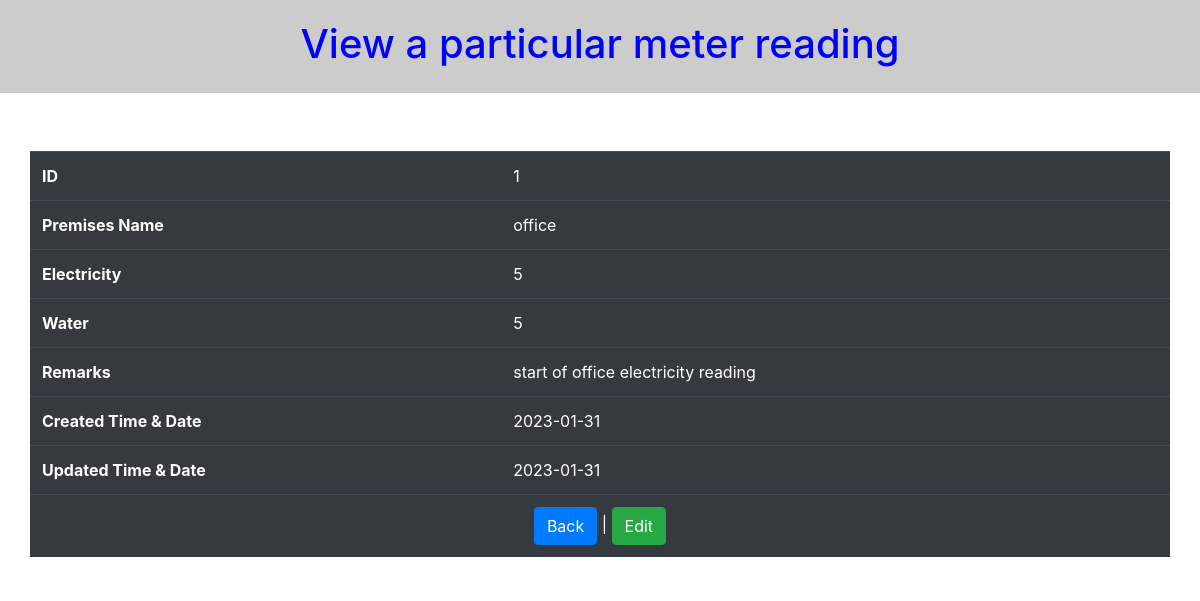
Page /view.php?id=1 on the committed database.
### tables this page shows
CREATE TABLE `readings` (
  `id` int(11) NOT NULL,
  `date` date NOT NULL DEFAULT current_timestamp(),
  `premises_id` int(11) NOT NULL,
  `electricity` double NOT NULL,
  `water` double NOT NULL,
  `remarks` varchar(255) DEFAULT NULL
);

CREATE TABLE `premises` (
  `id` int(11) NOT NULL,
  `premises_name` varchar(50) NOT NULL,
  `meter_info` varchar(50) NOT NULL,
  `remarks` varchar(255) NOT NULL
);

### Connection.php (called while the page is built, shortened)
<?php
class Connection
{
    private $servername='localhost';
    private $username='root';
    private $password='';
    private $dbname='mydb';
    private $mysqli='';
    public function __construct(){
        $this->mysqli = new mysqli($this->servername,$this->username,$this->password,$this->dbname);
    }
    public function select($table,$rows="*",$where = null){
        if ($where != null) {
            $sql="SELECT $rows FROM $table WHERE $where";
        }else{
            $sql="SELECT $rows FROM $table";
        }
        $this->sql = $result = $this->mysqli->query($sql);
    }
}
?>

### view.php (the view, shortened to what this page needs)
<!DOCTYPE html>
<html dir="ltr" lang="en-US">
<head>
    <link rel="stylesheet" href="https://cdnjs.cloudflare.com/ajax/libs/twitter-bootstrap/4.5.3/css/bootstrap.min.css" />
</head>
<body class="stretched">
    <div class="col-md-12 hed">
        <center>
        <h1>View a particular meter reading</h1>
        </center>
    </div>
    <section id="content">
        <div class="content-wrap">
            <div class="container clearfix">
                <div class="row">
                    <div class="col-md-12 p-0">
                        <table class="table table-dark">
                            <?php
                                include 'Connection.php';
                                $id = $_GET['id'];
                                $b = new Connection();
                                $b->select("premises p,readings r","*","r.id='$id'");
                                $result = $b->sql;
                                $row = mysqli_fetch_assoc($result);
                             ?>
                          <tbody>
                                <tr>
                                    <th>ID</th>
                                    <td><?php echo $row['id']; ?></td>
                                </tr>
                                <tr>
                                    <th>Premises Name</th>
                                    <td><?php echo $row['premises_name']; ?></td>
                                </tr>
                                <tr>
                                    <th>Electricity</th>
                                    <td><?php echo $row['electricity']; ?></td>
                                </tr>
                                <tr>
                                    <th>Water</th>
                                    <td><?php echo $row['water']; ?></td>
                                </tr>
                                <tr>
                                    <th>Remarks</th>
                                    <td><?php echo $row['remarks']; ?></td>
                                </tr>
                                <tr>
                                    <th>Created Time & Date</th>
                                    <td><?php echo $row['date']; ?></td>
                                </tr>
                                <tr>
                                    <th>Updated Time & Date</th>
                                    <td><?php echo $row['date']; ?></td>
                                </tr>
                                <tr>
                                    <td align="center" colspan="2">
                                        <a href="index.php" type="button" class="btn btn-primary">Back</a> |
                                        <a href="edit.php?id=<?php echo $row['id']; ?>" type="button" class="btn btn-success">Edit</a>
                                </td>
                                </tr>
                          </tbody>
                        </table>
                    </div>
                </div>
            </div>
        </div>
    </section>
</body>
</html>

### view.php (style rules this page uses)
.hed { background: #ccc; color: blue; }
.hed h1 { padding-top: 20px; padding-bottom: 25px; }
.table { margin-top: 50px; }

### rows in the picture
readings: id "1", electricity "5", water "5", remarks "start of office electricity reading", date "2023-01-31"
premises: premises_name "office"
